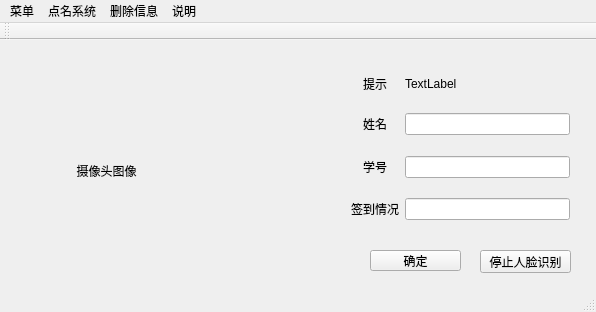
<?xml version="1.0" encoding="UTF-8"?>
<ui version="4.0">
 <class>MainWindow</class>
 <widget class="QMainWindow" name="MainWindow">
  <property name="geometry">
   <rect>
    <x>0</x>
    <y>0</y>
    <width>596</width>
    <height>312</height>
   </rect>
  </property>
  <property name="windowTitle">
   <string>MainWindow</string>
  </property>
  <widget class="QWidget" name="centralWidget">
   <widget class="QLabel" name="label">
    <property name="geometry">
     <rect>
      <x>20</x>
      <y>20</y>
      <width>301</width>
      <height>221</height>
     </rect>
    </property>
    <property name="text">
     <string>                 摄像头图像</string>
    </property>
   </widget>
   <widget class="QPushButton" name="pushButton">
    <property name="geometry">
     <rect>
      <x>370</x>
      <y>210</y>
      <width>91</width>
      <height>21</height>
     </rect>
    </property>
    <property name="text">
     <string>确定</string>
    </property>
   </widget>
   <widget class="QWidget" name="gridLayoutWidget">
    <property name="geometry">
     <rect>
      <x>340</x>
      <y>10</y>
      <width>241</width>
      <height>181</height>
     </rect>
    </property>
    <layout class="QGridLayout" name="gridLayout">
     <item row="1" column="0">
      <widget class="QLabel" name="label_2">
       <property name="text">
        <string>提示</string>
       </property>
       <property name="alignment">
        <set>Qt::AlignCenter</set>
       </property>
      </widget>
     </item>
     <item row="1" column="1">
      <widget class="QLabel" name="label_6">
       <property name="text">
        <string>TextLabel</string>
       </property>
      </widget>
     </item>
     <item row="6" column="0">
      <widget class="QLabel" name="label_4">
       <property name="text">
        <string>学号</string>
       </property>
       <property name="alignment">
        <set>Qt::AlignCenter</set>
       </property>
      </widget>
     </item>
     <item row="10" column="0">
      <widget class="QLabel" name="label_5">
       <property name="text">
        <string>签到情况</string>
       </property>
       <property name="alignment">
        <set>Qt::AlignCenter</set>
       </property>
      </widget>
     </item>
     <item row="7" column="0">
      <spacer name="verticalSpacer_2">
       <property name="orientation">
        <enum>Qt::Vertical</enum>
       </property>
       <property name="sizeHint" stdset="0">
        <size>
         <width>20</width>
         <height>40</height>
        </size>
       </property>
      </spacer>
     </item>
     <item row="5" column="0">
      <spacer name="verticalSpacer">
       <property name="orientation">
        <enum>Qt::Vertical</enum>
       </property>
       <property name="sizeHint" stdset="0">
        <size>
         <width>20</width>
         <height>40</height>
        </size>
       </property>
      </spacer>
     </item>
     <item row="2" column="0">
      <spacer name="verticalSpacer_3">
       <property name="orientation">
        <enum>Qt::Vertical</enum>
       </property>
       <property name="sizeHint" stdset="0">
        <size>
         <width>20</width>
         <height>40</height>
        </size>
       </property>
      </spacer>
     </item>
     <item row="6" column="1">
      <widget class="QLineEdit" name="lineEdit_2"/>
     </item>
     <item row="4" column="0">
      <widget class="QLabel" name="label_3">
       <property name="text">
        <string>姓名</string>
       </property>
       <property name="alignment">
        <set>Qt::AlignCenter</set>
       </property>
      </widget>
     </item>
     <item row="4" column="1">
      <widget class="QLineEdit" name="lineEdit"/>
     </item>
     <item row="10" column="1">
      <widget class="QLineEdit" name="lineEdit_3"/>
     </item>
     <item row="0" column="0">
      <spacer name="verticalSpacer_4">
       <property name="orientation">
        <enum>Qt::Vertical</enum>
       </property>
       <property name="sizeHint" stdset="0">
        <size>
         <width>20</width>
         <height>40</height>
        </size>
       </property>
      </spacer>
     </item>
    </layout>
   </widget>
   <widget class="QPushButton" name="pushButton_2">
    <property name="geometry">
     <rect>
      <x>480</x>
      <y>210</y>
      <width>91</width>
      <height>23</height>
     </rect>
    </property>
    <property name="text">
     <string>停止人脸识别</string>
    </property>
   </widget>
  </widget>
  <widget class="QMenuBar" name="menuBar">
   <property name="geometry">
    <rect>
     <x>0</x>
     <y>0</y>
     <width>596</width>
     <height>23</height>
    </rect>
   </property>
   <widget class="QMenu" name="menu">
    <property name="title">
     <string>菜单</string>
    </property>
    <addaction name="actionOpen_camera"/>
    <addaction name="actionClose_camera"/>
    <addaction name="actionClose_system"/>
   </widget>
   <widget class="QMenu" name="menu_2">
    <property name="title">
     <string>点名系统</string>
    </property>
    <addaction name="actionTrain_model"/>
    <addaction name="actionReconition"/>
   </widget>
   <widget class="QMenu" name="menu_3">
    <property name="title">
     <string>删除信息</string>
    </property>
    <addaction name="actionDelete_information"/>
    <addaction name="actionDelete_student"/>
   </widget>
   <widget class="QMenu" name="menu_4">
    <property name="title">
     <string>说明</string>
    </property>
    <addaction name="actionHelp"/>
   </widget>
   <addaction name="menu"/>
   <addaction name="menu_2"/>
   <addaction name="menu_3"/>
   <addaction name="menu_4"/>
  </widget>
  <widget class="QToolBar" name="mainToolBar">
   <attribute name="toolBarArea">
    <enum>TopToolBarArea</enum>
   </attribute>
   <attribute name="toolBarBreak">
    <bool>false</bool>
   </attribute>
  </widget>
  <widget class="QStatusBar" name="statusBar"/>
  <action name="actionOpen_camera">
   <property name="text">
    <string>打开摄像头</string>
   </property>
  </action>
  <action name="actionClose_camera">
   <property name="text">
    <string>关闭摄像头</string>
   </property>
  </action>
  <action name="actionClose_system">
   <property name="text">
    <string>关闭系统</string>
   </property>
  </action>
  <action name="actionTrain_model">
   <property name="text">
    <string>训练模型</string>
   </property>
  </action>
  <action name="actionReconition">
   <property name="text">
    <string>识别点名</string>
   </property>
  </action>
  <action name="actionAdd_student">
   <property name="text">
    <string>添加学生</string>
   </property>
  </action>
  <action name="actionDelete_information">
   <property name="text">
    <string>删除点名情况</string>
   </property>
  </action>
  <action name="actionDelete_student">
   <property name="text">
    <string>删除学生</string>
   </property>
  </action>
  <action name="actionHelp">
   <property name="text">
    <string>说明信息</string>
   </property>
  </action>
 </widget>
 <layoutdefault spacing="6" margin="11"/>
 <resources/>
 <connections/>
</ui>
